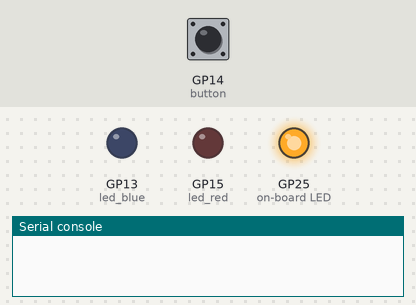
A program run on a simulated Raspberry Pi Pico running MicroPython. Parts: output pins drawn as LEDs (lit = HIGH), the last lines printed to the serial console. The test bench sets the inputs (shaded band); at power-on: GP14 (button) LOW.

Above: at 1.2 s.
1.3 s: GP14 (button) pulled HIGH for 3.2 s
At 4.9 s:
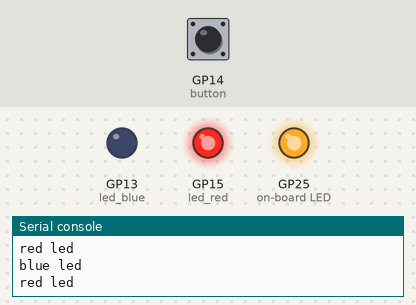
6.0 s: GP14 (button) pulled HIGH for 0.15 s
At 7.4 s:
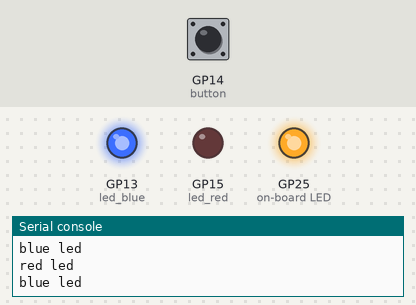
Timing chart, 0 to 9.0 s (numbered marks = the images above; inputs shaded):
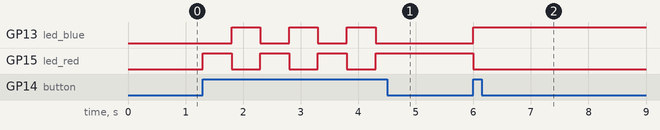

The program:

Button.py
```python
import machine
import utime

machine.Pin(25, machine.Pin.OUT).value(1)

# sets the pin as INPUT and a PULL DOWN resistor (meaning that the non-pressed value is 0)
button = machine.Pin(14, machine.Pin.IN, machine.Pin.PULL_DOWN)
led_red = machine.Pin(15, machine.Pin.OUT)
led_blue = machine.Pin(13, machine.Pin.OUT)

times_pressed = 0

while True:
    if button.value() == 1:
        times_pressed += 1
        if(times_pressed % 2) != 0:
            print("red led")
            led_blue.value(0)
            led_red.value(1)
            utime.sleep(.5)
        else:
            print("blue led")
            led_blue.value(1)
            led_red.value(0)
            utime.sleep(.5)
```

Measured:
- after the input at 1.3 s, GP13 (led_blue): alternates HIGH for 0.50 s and LOW for 0.50 s, 6 changes in all, then stays LOW, starting after 0.50 s; GP15 (led_red): alternates HIGH for 0.50 s and LOW for 0.50 s, 7 changes in all, then stays HIGH, starting at once
- after the input at 6.0 s, GP13 (led_blue): LOW → HIGH at once; GP15 (led_red): HIGH → LOW at once
